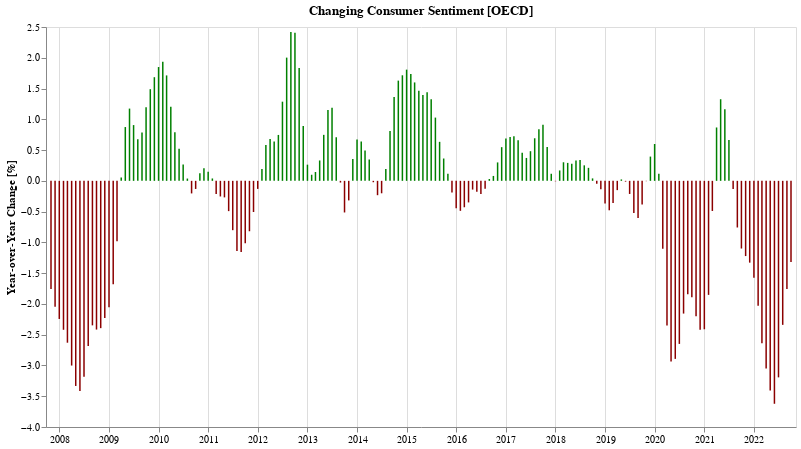

Notebook code for this chart:
### Markdown cell above
## Has consumer sentiment gotten better or worse compared to the same time last year?

### Code cell
cUsaYoy = cUsaSubset.set_index('TIME')['Value'].pct_change(12).apply(lambda v: v * 100).reset_index()
bUsaYoy = bUsaSubset.set_index('TIME')['Value'].pct_change(12).apply(lambda v: v * 100).reset_index()

def yoyChartFor(df, label, color='navy'):
    return alt.Chart(df.dropna()[-180:]).mark_bar(width=1.5, color=f'{color}').transform_calculate(
        label=f"'{label}'",
        change_in_percent="format(datum.Value, ',.2f')",
    ).encode(
        alt.X('TIME:T', axis=alt.Axis(title='')),
        alt.Y('Value:Q', axis=alt.Axis(title='Year-over-Year Change [%]', grid=False)),
        #alt.Opacity('label:O', legend=alt.Legend(title="")),
        color=alt.condition("datum['Value'] < 0",
            alt.value('darkred'),
            alt.value(color)
        ),
        tooltip=[alt.Tooltip('TIME:T', title='Date', format='%b %Y'), alt.Tooltip('label:O'), alt.Tooltip('change_in_percent:O')]
    ).properties(
        title=f"Changing {label} Sentiment [OECD]",
        width=750,
        height=400
    )

cYoy = yoyChartFor(cUsaYoy, 'Consumer', 'green')
cYoy.display()

### Figure 1 — Vega-Lite specification as saved in the notebook (floating-point values rounded to 4 significant figures; data arrays with more than 128 entries replaced by an {"elided": "..."} marker saying what was removed)
{"config": {"view": {"continuousWidth": 400, "continuousHeight": 300}}, "data": {"name": "data-b30ab88a8b6b743e8567be95b3e6c6f0"}, "mark": {"type": "bar", "color": "green", "width": 1.5}, "encoding": {"color": {"condition": {"value": "darkred", "test": "datum['Value'] < 0"}, "value": "green"}, "tooltip": [{"field": "TIME", "format": "%b %Y", "title": "Date", "type": "temporal"}, {"field": "label", "type": "ordinal"}, {"field": "change_in_percent", "type": "ordinal"}], "x": {"axis": {"title": ""}, "field": "TIME", "type": "temporal"}, "y": {"axis": {"grid": false, "title": "Year-over-Year Change [%]"}, "field": "Value", "type": "quantitative"}}, "height": 400, "title": "Changing Consumer Sentiment [OECD]", "transform": [{"calculate": "'Consumer'", "as": "label"}, {"calculate": "format(datum.Value, ',.2f')", "as": "change_in_percent"}], "width": 750, "$schema": "https://vega.github.io/schema/vega-lite/v4.17.0.json", "datasets": {"data-b30ab88a8b6b743e8567be95b3e6c6f0": {"elided": "180 records"}}}
